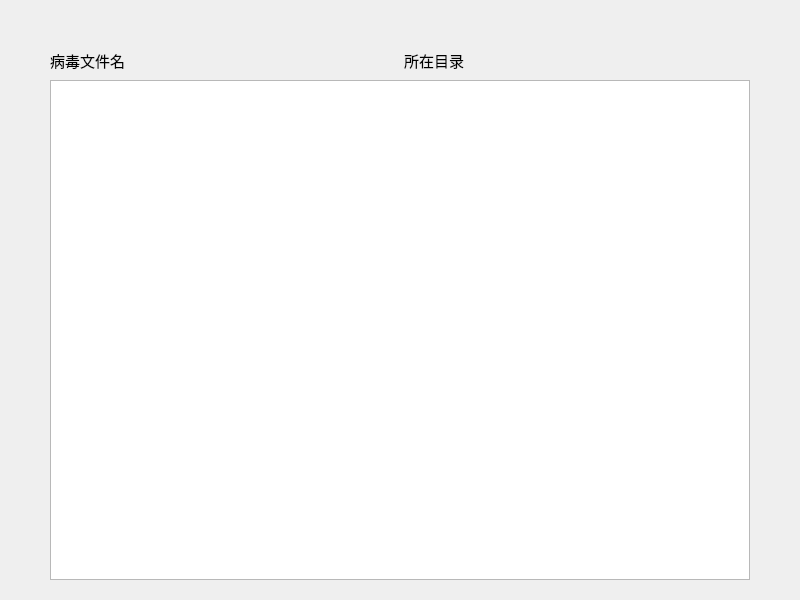
<?xml version="1.0" encoding="UTF-8"?>
<ui version="4.0">
 <class>ViewEventWindow</class>
 <widget class="QWidget" name="ViewEventWindow">
  <property name="geometry">
   <rect>
    <x>0</x>
    <y>0</y>
    <width>800</width>
    <height>600</height>
   </rect>
  </property>
  <property name="minimumSize">
   <size>
    <width>800</width>
    <height>600</height>
   </size>
  </property>
  <property name="maximumSize">
   <size>
    <width>800</width>
    <height>600</height>
   </size>
  </property>
  <property name="windowTitle">
   <string>杀毒事件和报告</string>
  </property>
  <property name="windowIcon">
   <iconset>
    <normaloff>../../../1-My_Download/5e4a2c6b7d4856c222243f434b7e75ec.jpeg</normaloff>../../../1-My_Download/5e4a2c6b7d4856c222243f434b7e75ec.jpeg</iconset>
  </property>
  <widget class="QListView" name="listView">
   <property name="geometry">
    <rect>
     <x>50</x>
     <y>80</y>
     <width>700</width>
     <height>500</height>
    </rect>
   </property>
   <property name="minimumSize">
    <size>
     <width>700</width>
     <height>500</height>
    </size>
   </property>
   <property name="maximumSize">
    <size>
     <width>700</width>
     <height>500</height>
    </size>
   </property>
  </widget>
  <widget class="QWidget" name="horizontalLayoutWidget">
   <property name="geometry">
    <rect>
     <x>50</x>
     <y>40</y>
     <width>701</width>
     <height>41</height>
    </rect>
   </property>
   <layout class="QHBoxLayout" name="horizontalLayout">
    <property name="sizeConstraint">
     <enum>QLayout::SetMaximumSize</enum>
    </property>
    <item>
     <widget class="QLabel" name="label_2">
      <property name="font">
       <font>
        <pointsize>11</pointsize>
       </font>
      </property>
      <property name="text">
       <string>病毒文件名</string>
      </property>
     </widget>
    </item>
    <item>
     <widget class="QLabel" name="label">
      <property name="font">
       <font>
        <pointsize>11</pointsize>
       </font>
      </property>
      <property name="text">
       <string>所在目录</string>
      </property>
     </widget>
    </item>
   </layout>
  </widget>
 </widget>
 <resources/>
 <connections/>
</ui>
